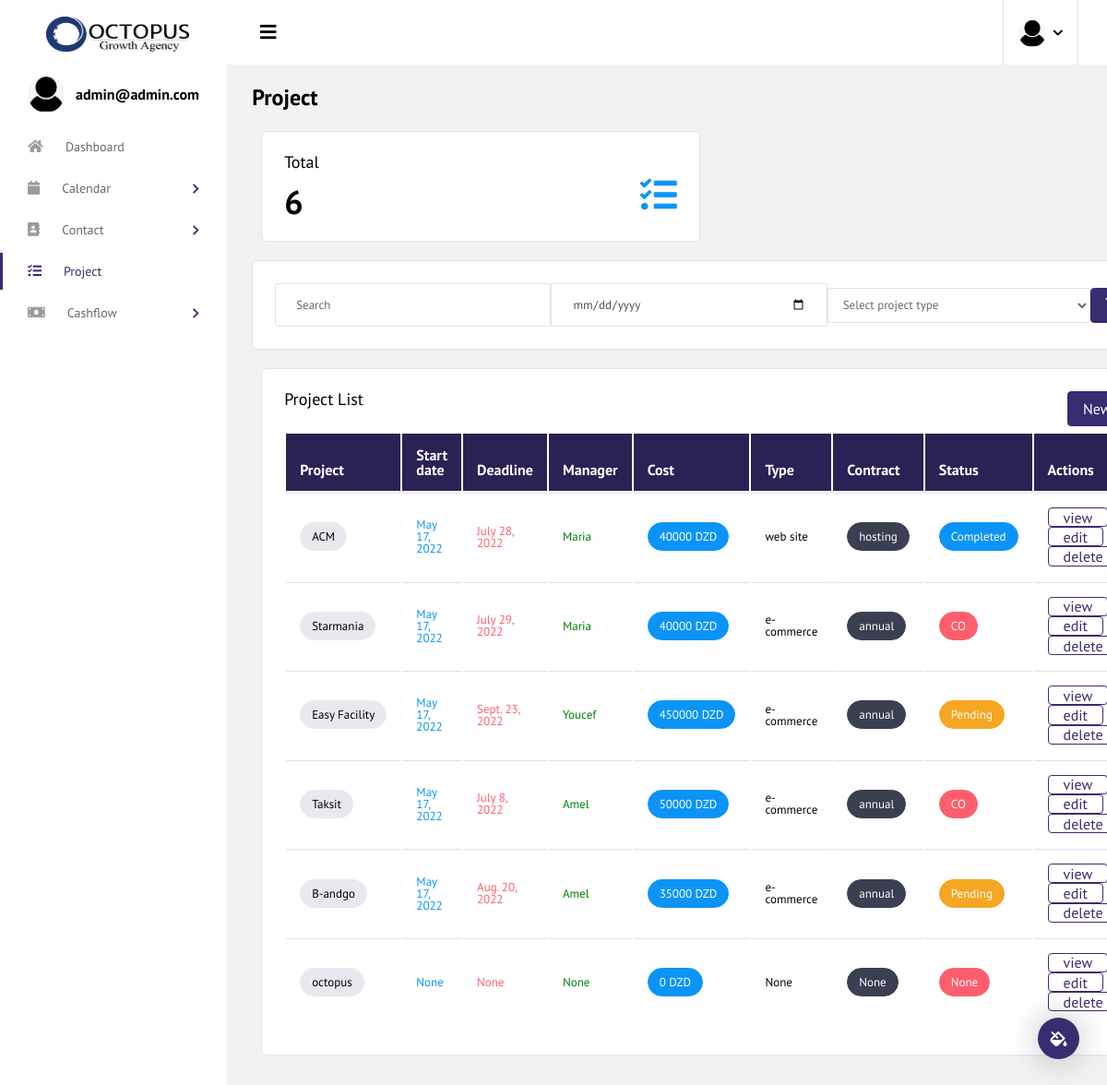
Page /project/projectlist (signed in) on the earlier database version.
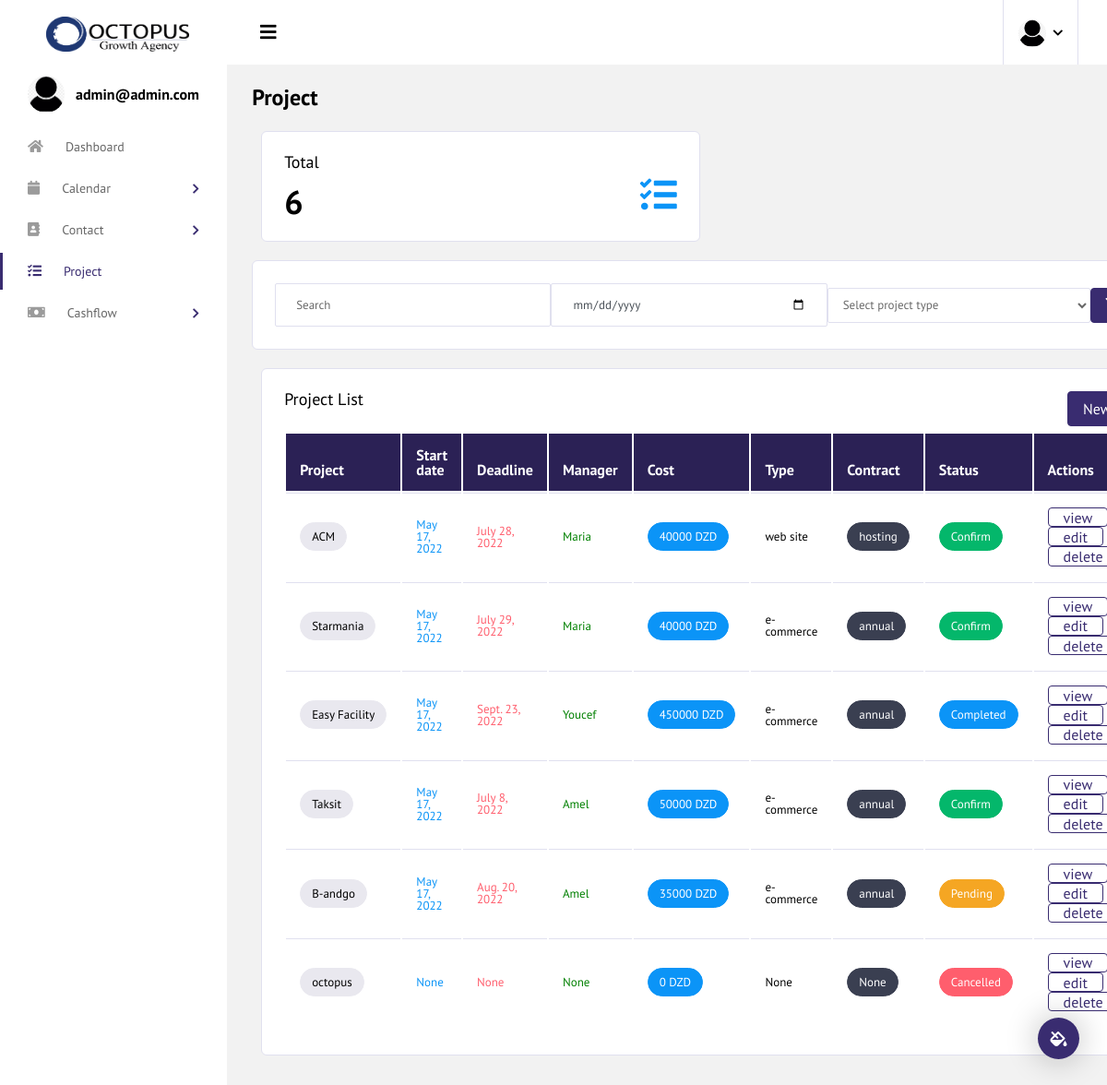
Same page on the later database version.
### project/models.py (models this page shows, shortened)
class Project (models.Model):
    name                    = models.CharField(max_length=254)
    company                 = models.ForeignKey(Company, on_delete=models.CASCADE, verbose_name="client", related_name="projects")
    manager                 = models.ForeignKey(Employee, blank=True, null=True, on_delete=models.CASCADE) #####??????
    cost                    = models.DecimalField(max_digits=20 , decimal_places=0, default=0)
    started_date            = models.DateField(blank=True, null=True)
    deadline                = models.DateField(blank=True, null=True)
    project_type            = models.CharField(choices=PROJECT_TYPE_CHOICES, max_length=2, blank=True, null=True)
    contract                = models.CharField(choices=CONTRACT_TYPE_CHOICES, max_length=2, blank=True, null=True)
    contract_expiration     = models.DateField(blank=True, null=True)
    status                  = models.CharField(choices=STATUS_TYPE_CHOICES, max_length=2, blank=True, null=True)
    description             = tinymce_models.HTMLField( blank=True, null=True)
    created     = models.DateTimeField(auto_now_add=True)
    updated     = models.DateTimeField(auto_now=True)
    @property
    def get_status_class(self):
        if self.status == "CF":
            return "badge-success"
        elif self.status == "CP":
            return "badge-info"
        elif self.status == "PE":
            return "badge-warning"
        else:
            return "badge-danger"

### contact/models.py (models this page shows, shortened)
class Employee(models.Model):
    name         = models.CharField(max_length=254)
    company      = models.ForeignKey(Company, blank=True, null=True, on_delete=models.CASCADE)
    decision     = models.CharField(choices=DECISION_TYPE_CHOICES, max_length=2, blank=True, null=True)
    mobile       = models.CharField(max_length=13, blank=True, null=True)
    email        = models.EmailField(max_length=254, blank=True, null=True)
    address      = models.CharField(max_length=250, blank=True, null=True)
    source       = models.CharField( max_length=250, blank=True, null=True)
    project_type = models.CharField(choices=PROJECT_TYPE_CHOICES, max_length=2, blank=True, null=True)
    collab_start = models.DateField(blank=True, null=True)
    created      = models.DateField(auto_now=True)
    updated      = models.DateField(auto_now_add=True)
    def __str__(self):
        return self.name

### project/views.py (the view)
# urls.py: path('projectlist', login_required(ProjectListView.as_view()), name='projectlist'),
class ProjectListView(RedirectPermissionRequiredMixin,ListView):
    template_name= "project_list.html"
    model = Project
    permission_required= 'project.view_project'
    def get_context_data(self, **kwargs):
        context = super(ProjectListView, self).get_context_data(**kwargs)
        context["project_count"] =Project.objects.all().count()
        filters=ProjectFilter(self.request.GET, queryset=Project.objects.all())
        context["projects"] = filters.qs
        return context

### project/templates/project_list.html (shortened to what the changed rows need)
{% extends "base.html" %}
{% load static %}
{% block content %}
<div class="content-wrapper">
    <div class="col-md-6 grid-margin">
        <div class="card">
            <div class="card-body">
                <div class="d-flex justify-content-between align-items-center">
                    <div class="d-inline-block pt-3">
                        <div class="d-md-flex">
                            <h2 class="mb-0">{{ project_count }} </h2>
                        </div>
                    </div>
                </div>
            </div>
        </div>
    </div>
<div class="col-lg-12 grid-margin stretch-card">
    <div class="card">
        <div class="card-body">
            <a href="{% url 'project:addproject' %}" > <button type="submit" class="btn btn-primary mr-2" style="float:right;"> New</button><a>
          <div class="row">
            <div class="col-12">
              <div class="table-responsive">
                <div id="order-listing_wrapper" class="dataTables_wrapper container-fluid dt-bootstrap4 no-footer">
                    <div class="row">
                            <div class="row">
                                <div class="col-sm-12">
                                    <table id="order-listing" class="table dataTable no-footer" role="grid" aria-describedby="order-listing_info">
                                        <thead style="background-color: #2b2155; color:#fff;">
                                            <tr role="row">
                                                <th style="width:200px;">Project</th>
                                                <th style="width:200px;">Start date</th>
                                                <th style="width:200px;">Deadline</th>
                                                <th style="width:200px;">Manager</th>
                                                <th style="width:200px;">Cost</th>
                                                <th style="width:200px;">Type</th>
                                                <th style="width:200px;">Contract</th>
                                                <th style="width:200px;">Status</th>
                                                <th style="width:200px;">Actions</th>
                                            </tr>
                                        </thead>
                                        <tbody>
                                        {% for project in projects %}
                                        <tr role="row" class="odd">
                                                <td > <span class="badge badge-pill badge-light">{{project.name}} </span></td>
                                                <td> <span  class="d-block text-info">{{project.started_date}}</span></td>
                                                <td ><span  class="d-block text-danger"> {{project.deadline}} </span></td>
                                                <td><span class="text-success"> <a href="{% url 'contact:clientdetail'  project.manager.pk %}" style=" text-decoration:none; color:green;"> {{project.manager}} </a></span></td>
                                                <td><span  class="badge badge-pill badge-info"> {{project.cost}} DZD</span> </td>
                                                <td> {{project.get_project_type_display}}</td>
                                                <td> <span  class="badge badge-pill badge-dark">{{project.get_contract_display}}</span></td>
                                                <td> <span class="badge badge-pill {{project.get_status_class}}"> {{project.get_status_display}}</span></td>
                                                <td>
                                                <a href="{% url 'project:projectdetail' project.pk %}">
                                                <button class="btn btn-outline-primary">view</button></a>
                                                <a href="{% url 'project:editproject' project.pk %}">
                                                <button class="btn btn-outline-primary">edit</button></a>
                                                <a href="{% url 'project:projectdelete' project.pk %}">
                                                    <button class="btn btn-outline-primary">delete</button></a>
                                                </td>
                                            </tr>
                                        {% endfor %}
                                        </tbody>
                                        </table>
                                    </div>
                                </div>
                            </div>
                                    </div>
                                    </div>
                                    </div>
                                </div>
                                </div>
                            </div>
</div>
</div>
{% endblock content %}

Differences in the rows shown:
changed Project "ACM": status "Completed" → "Confirm"
changed Project "Starmania": status "CO" → "Confirm"
changed Project "Easy Facility": status "Pending" → "Completed"
changed Project "Taksit": status "CO" → "Confirm"
changed Project "octopus": status "None" → "Cancelled"
